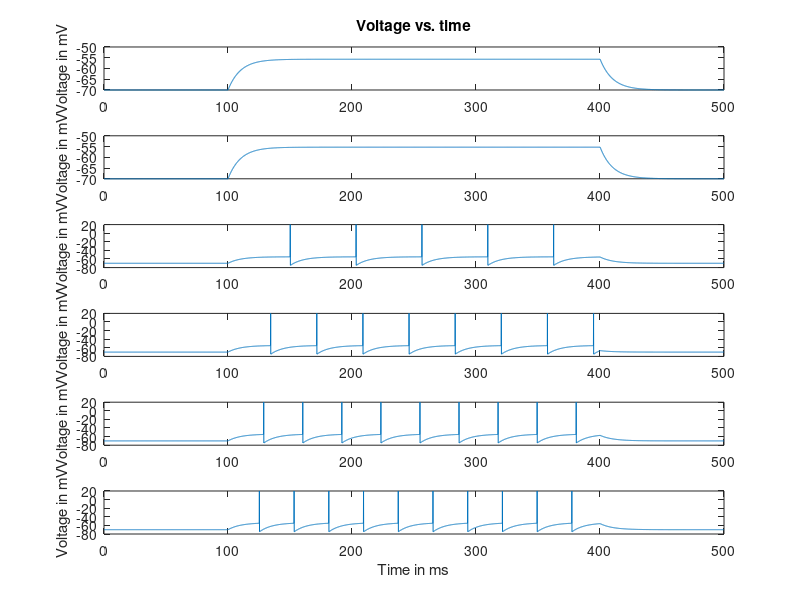
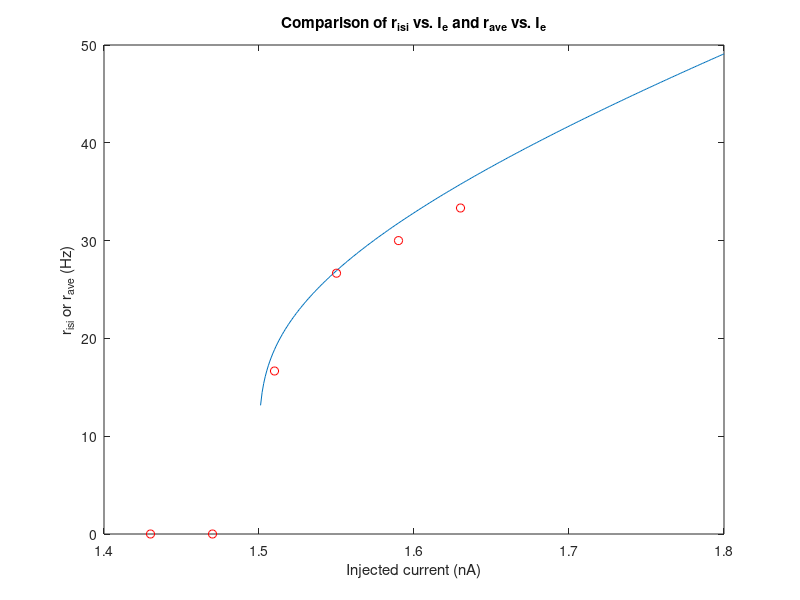

These charts were generated, in order, by the following MATLAB code:
% Lab 2: Build an integrate-and-fire model neuron and observe its spiking
% for various levels of injected current
clear all; %clear all variables
close all; %close all open figures
%DEFINE PARAMETERS
dt = 0.1; %time step [ms]
t_end = 500; %total time of run [ms]
t_StimStart = 100; %time to start injecting current [ms]
t_StimEnd = 400; %time to end injecting current [ms]
E_L = -70; %resting membrane potential [mV]
V_th = -55; %spike threshold [mV]
V_reset = -75; %value to reset voltage to after a spike [mV]
V_spike = 20; %value to draw a spike to, when cell spikes [mV]
R_m = 10; %membrane resistance [MOhm]
tau = 10; %membrane time constant [ms]
%DEFINE INITIAL VALUES AND VECTORS TO HOLD RESULTS
t_vect = 0:dt:t_end; %will hold vector of times
V_vect = zeros(1,length(t_vect)); %initialize the voltage vector
%initializing vectors makes your code run faster!
V_plot_vect = zeros(1,length(t_vect)); %pretty version of V_vect to be plotted, that displays a spike
% whenever voltage reaches threshold
%INTEGRATE THE EQUATION tau*dV/dt = -V + E_L + I_e*R_m
PlotNum=0;
I_Stim_vect = 1.43:0.04:1.63; %magnitudes of pulse of injected current [nA]
for I_Stim = I_Stim_vect; %loop over different I_Stim values
PlotNum = PlotNum + 1;
i = 1; % index denoting which element of V is being assigned
V_vect(i)= E_L; %first element of V, i.e. value of V at t=0
V_plot_vect(i) = V_vect(i); %if no spike, then just plot the actual voltage V
I_e_vect = zeros(1,t_StimStart/dt); %portion of I_e_vect from t=0 to t=t_StimStart
I_e_vect = [I_e_vect I_Stim*ones(1,1+((t_StimEnd-t_StimStart)/dt))]; %add portion from
% t=t_StimStart to t=t_StimEnd
I_e_vect = [I_e_vect zeros(1,(t_end-t_StimEnd)/dt)]; %add portion from
% t=t_StimEnd to t=t_end
NumSpikes = 0; %holds number of spikes that have occurred
for t=dt:dt:t_end %loop through values of t in steps of dt ms
V_inf = E_L + I_e_vect(i)*R_m; %value that V_vect is exponentially
%decaying towards at this time step
%next line does the integration update rule
V_vect(i+1) = V_inf + (V_vect(i) - V_inf)*exp(-dt/tau);
%if statement below says what to do if voltage crosses threshold
if (V_vect(i+1) > V_th) %cell spiked
V_vect(i+1) = V_reset; %set voltage back to V_reset
V_plot_vect(i+1) = V_spike; %set vector that will be plotted to show a spike here
NumSpikes = NumSpikes + 1; %add 1 to the total spike count
else %voltage didn't cross threshold so cell does not spike
V_plot_vect(i+1) = V_vect(i+1); %plot the actual voltage
end
i = i + 1; %add 1 to index, corresponding to moving forward 1 time step
end
AveRate_vect(PlotNum) = 1000*NumSpikes/(t_StimEnd - t_StimStart) %gives average firing
%rate in [#/sec = Hz]
%MAKE PLOTS
figure(1)
subplot(length(I_Stim_vect),1,PlotNum)
plot(t_vect, V_plot_vect);
if (PlotNum == 1)
title('Voltage vs. time');
end
if (PlotNum == length(I_Stim_vect))
xlabel('Time in ms');
end
ylabel('Voltage in mV');
end %for I_Stim
%COMPARE R_AVE TO R_ISI
I_threshold = (V_th - E_L)/R_m; %current below which cell does not fire
I_vect_long = (I_threshold+0.001):0.001:1.8; %vector of injected current for producing theory plot
r_isi = 1000./(tau*log((V_reset - E_L - I_vect_long*R_m)./(V_th - E_L - I_vect_long*R_m)));
figure(2)
plot(I_vect_long,r_isi)
hold on
plot(I_Stim_vect,AveRate_vect,'ro')
title('Comparison of r_{isi} vs. I_e and r_{ave} vs. I_e')
xlabel('Injected current (nA)')
ylabel('r_{isi} or r_{ave} (Hz)')
hold off %to ensure that doesn't keep this data the next time you want to plot something